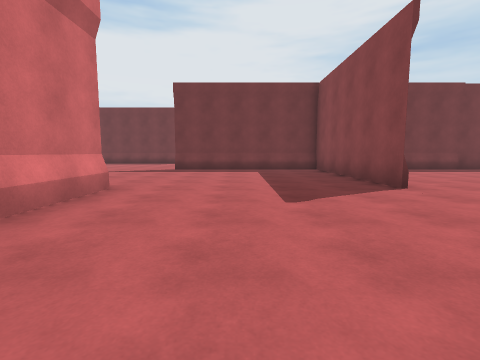
view 1 (above)

18 first-person views from a walk through a Unity game level. The camera is 1.2 m above the floor, tilts 6° down and sees 85° across. Doors are open. The floor is counted in squares, 2 m on a side. Each view is taken from the middle of a square. On the plan, view 1 faces up. The plan holds only what a view shows up to about 9 squares ahead; the rest is blank. The place goes on beyond the plan. The player is left out.

view 2
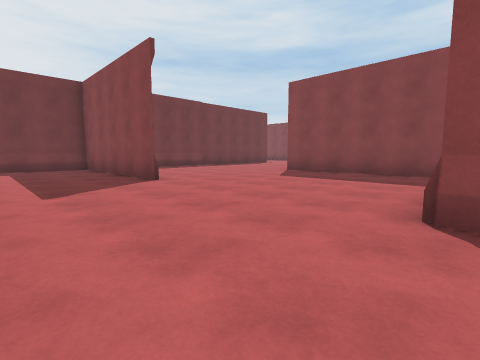

view 3
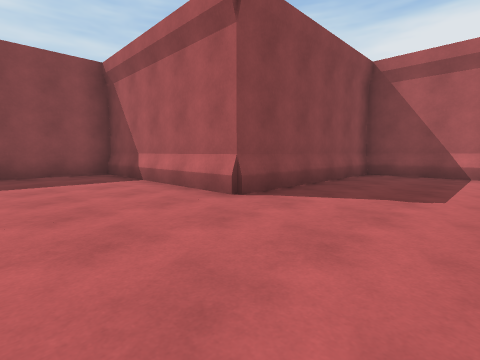

view 4
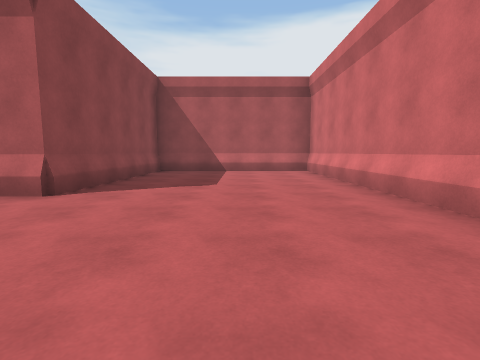

view 5
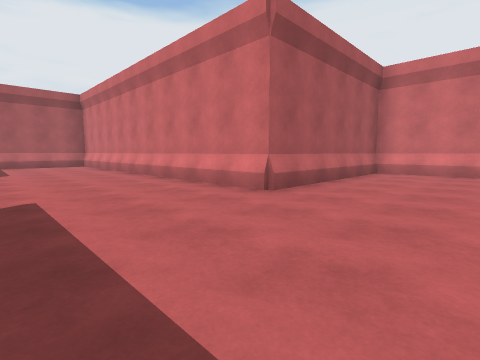

view 6
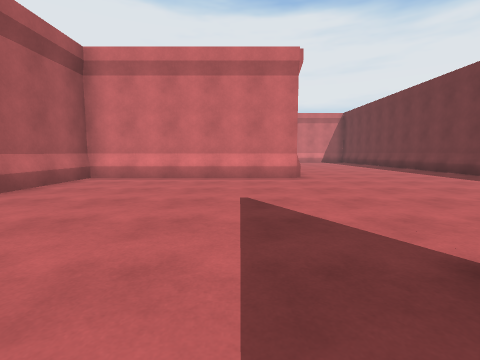

view 7
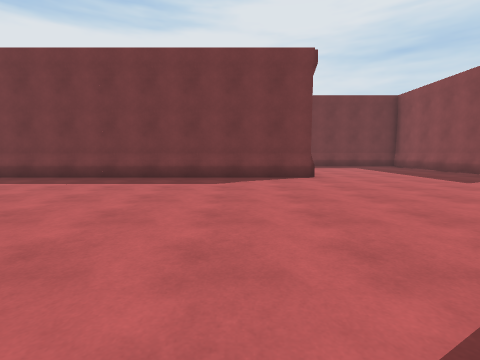

view 8
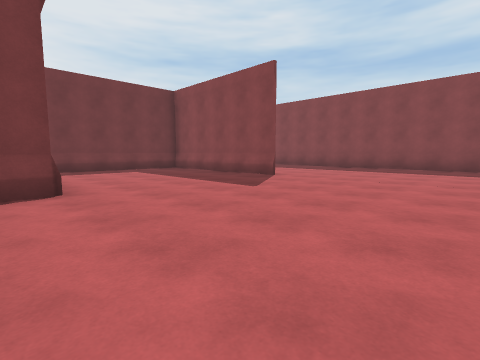

view 9
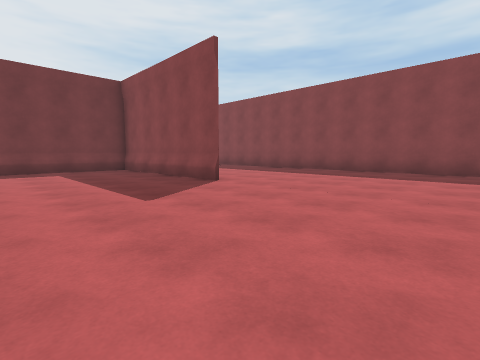

view 10
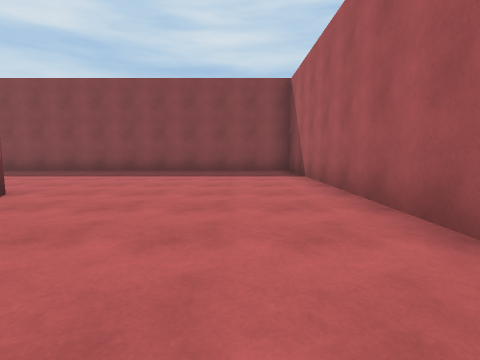

view 11
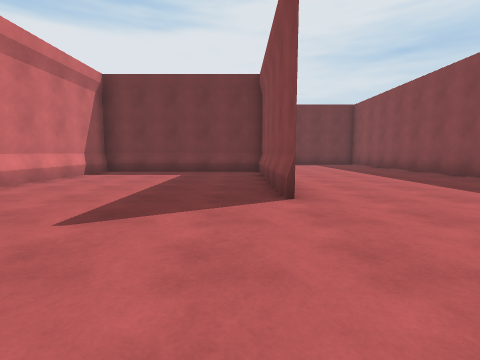

view 12
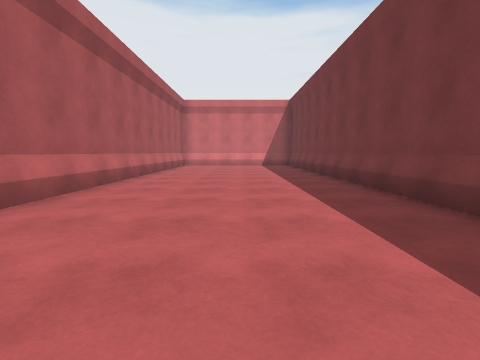

view 13
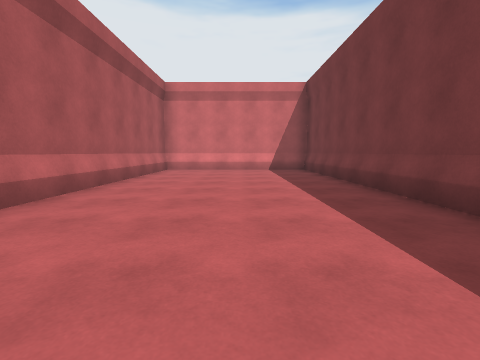

view 14
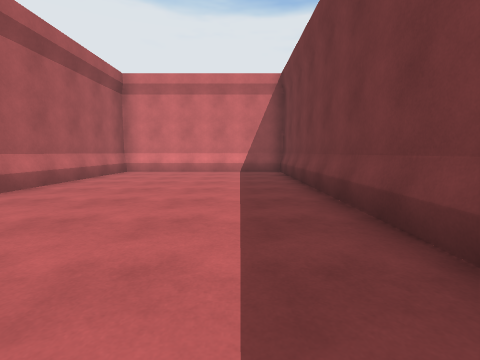

view 15
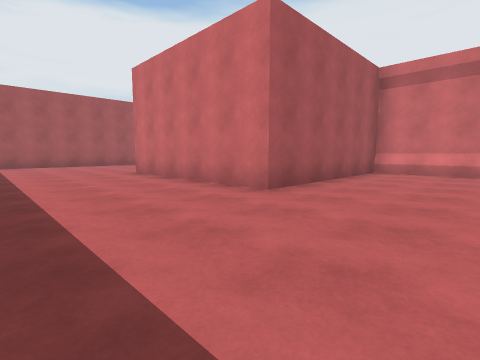

view 16
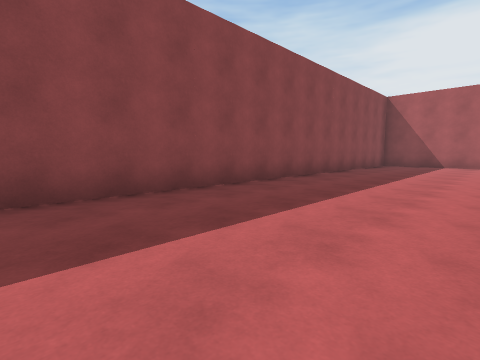

view 17
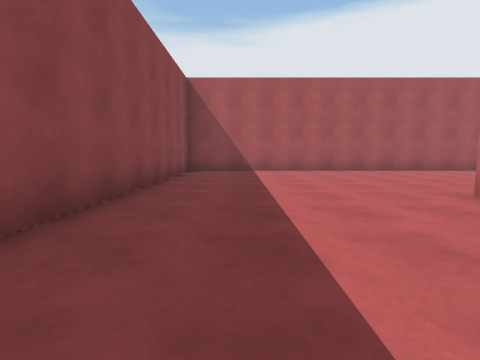

view 18
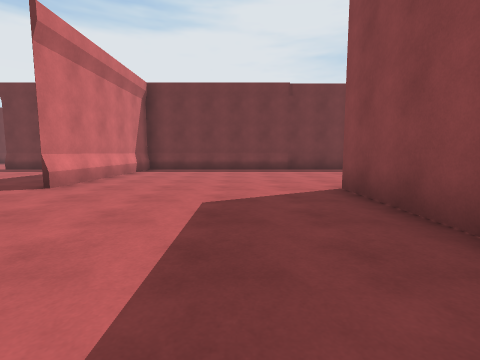

### Floor plan
Points are (right, up) in squares from view 1. A wall is a line through its corners. A room is listed if a view was taken in it or the views show most of it. See-through windows are left out.
Room 1 (views 1, 2, 3, 4, 5, 6, 7, 8, 9, 10, 11, 12, 13, 14, 15, 16, 17, 18)
walls: (-1.9, 9.4) (7.7, 9.4) (7.7, 21.9); (2.7, 9.1) (2.7, 4.2) (2.7, 9.3) (0.4, 9.3); (-2.1, 14.3) (-17.3, 14.3) (-17.3, 9.4) (-7.6, 9.4); (-7.3, 9.5) (-7.3, 4.4) (-2.2, 4.4) (-2.2, -5.6) (2.7, -5.6) (2.7, -0.6) (7.7, -0.6) (7.7, 4.4); (-2.4, 19.4) (2.7, 19.4) (2.7, 14.2) (2.7, 19.3) (-2.4, 19.3); (-2.2, 21.8) (-2.2, 15.5)

Positions as (right, up) in squares from view 1, and headings:
1: (0, 0), facing up
2: (0, -1), facing up-right
3: (0, 2), facing down-right
4: (0, 3), facing down
5: (1, 7), facing down-left
6: (-1, 8), facing left
7: (-4, 8), facing up
8: (-3, 10), facing up-right
9: (-1, 10), facing up-right
10: (-1, 11), facing right
11: (2, 11), facing up
12: (-5, 12), facing left
13: (-8, 12), facing left
14: (-9, 13), facing left
15: (6, 22), facing down-left
16: (4, 22), facing down-right
17: (6, 18), facing down
18: (6, 0), facing up
